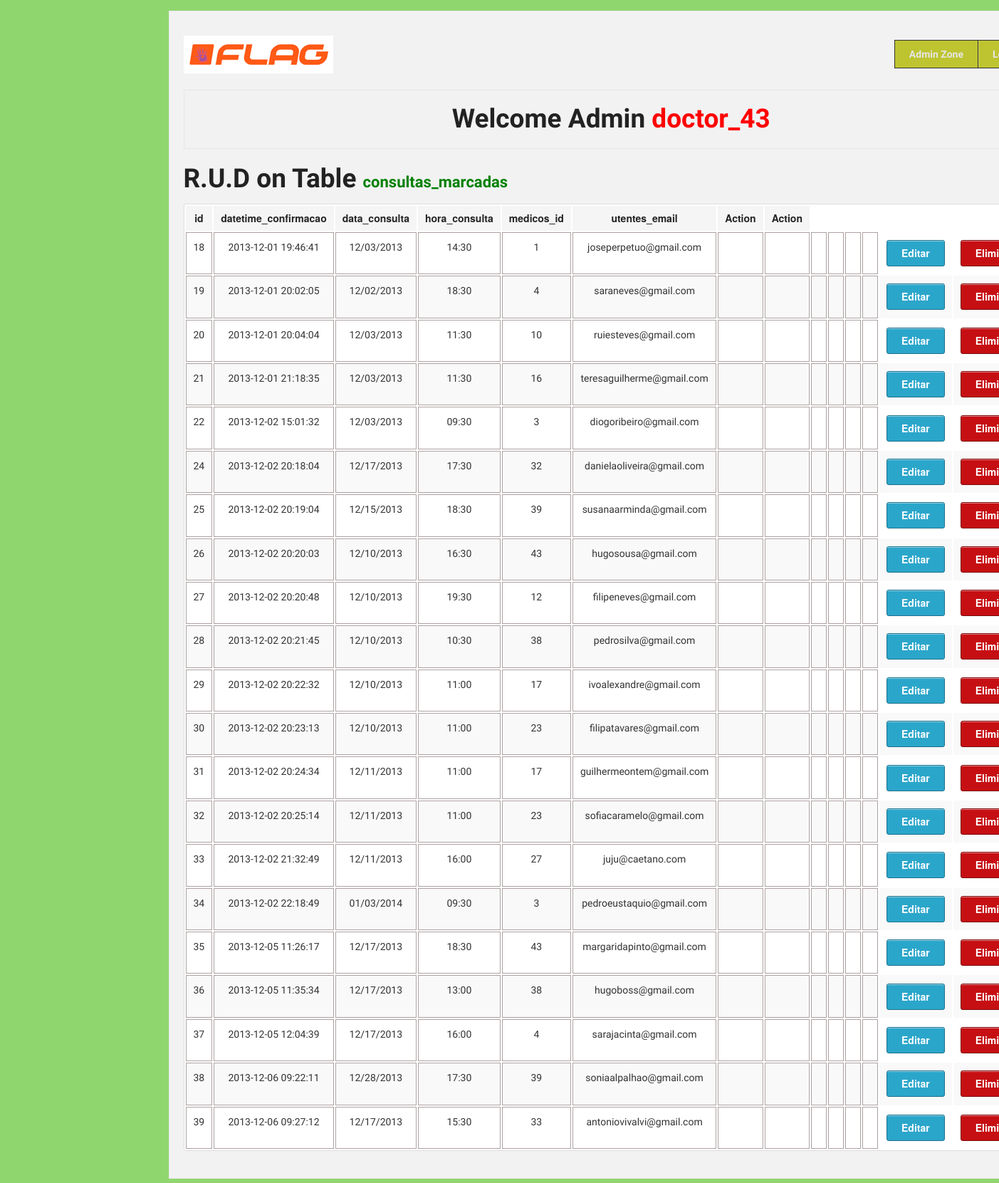
/Project_Clinica/admin/rud.php?t=consultas_marcadas (signed in), run on the app's committed database.
### tables this page shows
CREATE TABLE `consultas_marcadas` (
  `id` int(11) unsigned NOT NULL AUTO_INCREMENT,
  `datetime_confirmacao` datetime NOT NULL,
  `data_consulta` varchar(10) NOT NULL,
  `hora_consulta` varchar(10) NOT NULL,
  `medicos_id` int(10) unsigned NOT NULL,
  `utentes_email` varchar(255) NOT NULL,
  PRIMARY KEY (`id`),
  KEY `fk_consultas_com_marcacao_confirmada_a_realizar_medicos1_idx` (`medicos_id`),
  KEY `fk_consultas_com_marcacao_confirmada_a_realizar_utentes1_idx` (`utentes_email`),
  CONSTRAINT `fk_consultas_com_marcacao_confirmada_a_realizar_medicos1` FOREIGN KEY (`medicos_id`) REFERENCES `medicos` (`id`) ON DELETE CASCADE ON UPDATE CASCADE,
  CONSTRAINT `fk_consultas_com_marcacao_confirmada_a_realizar_utentes1` FOREIGN KEY (`utentes_email`) REFERENCES `utentes` (`email`) ON DELETE CASCADE ON UPDATE CASCADE
);

### Project_Clinica/admin/rud.php (the view, shortened to what this page needs)
<?php require '../MODEL/databaseConnection.php'; ?>
<!DOCTYPE html>
 <html class="no-js" lang="en">
<head>
  <link rel="stylesheet" href="../stylesheets/foundation.css">
  <link rel="stylesheet" href="../stylesheets/app.css">
</head>
<body>
  <div class="row">
    <div style="width:auto;" class="twelve columns">
      <div class="panel">
      <div class="row">
        <div class="three columns">
          <h1><a href="index.php"><img src="../images/banners_logos/logo.png" /></a></h1>
        </div>
        <div style="text-align: center;" class="nine columns">
          <ul class="nav-bar right">
           <li style="background-color: rgb(190, 196, 48);"><a style="font-weight: bold;" href="index.php">Admin Zone</a></li>
            <li style="background-color: rgb(190, 196, 48);"><a style="font-weight: bold;" href="logout.php">Logout</a></li>
          </ul>
        </div>
       </div>
       <div class="row">
        <div class="twelve columns">
          <div class="panel">
            <h2 style="text-align: center;">Welcome Admin <span style="color:red;"><?php echo $_SESSION['username']; ?></span></h2>
          </div>
            <h2 style="text-align: left;">R.U.D on Table <span style="font-size: 22px; color:green;"><?php echo $_GET['t']; ?></span></span></h2>
        </div>
      </div>
      <div class="row">
        <div style="text-align: center;" class="twelve columns">
                      <table class="twelve">
                                  <thead>
                                    <tr>
                <?php $sql = "describe " . $_GET['t'] ; ?>
                        <?php if ($result_set = $connection->query($sql)): ?>
                                <?php foreach ($result_set as $coluna): ?>
                                      <th style="text-align: center;"><?php echo $coluna[0]; ?></th>
                               <?php endforeach ?>
                       <?php endif ?>
                                    <th style="text-align: center;">Action</th>
                                    <th style="text-align: center;">Action</th>
                                    </tr>
                                  </thead>
                                          <tbody>
                      <?php
                          $count_fields = "SELECT COUNT(*)
                                            FROM INFORMATION_SCHEMA.COLUMNS
                                            WHERE TABLE_NAME = '" . $_GET['t']. "'";
                           $numero_de_campos = $connection->query($count_fields)->fetch();
                          $sql = 'SELECT * FROM ' . $_GET['t'];
                      ?>
                                    <?php if ($result_set = $connection->query($sql)): ?>
                                           <?php foreach ($result_set as $coluna): ?>
                                                  <tr>
                                                     <?php for ($celula=0; $celula < $numero_de_campos[0] ; $celula++): ?>
                                                            <td style="text-align: center; vertical-align: middle; border:1px solid #ADA1A1;"><p style="font-size:14px;"><?php echo $coluna[$celula]; ?></p></td>
                                                      <?php endfor; ?>
                                                    <td style="text-align: center; vertical-align: middle;">
                                                        <a class=" radius button" href="update.php?t=<?php echo $_GET['t']; ?>&pk=<?php echo $coluna[0]; ?>">Editar</a>
                                                     </td>
                                                      <td style="text-align: center; vertical-align: middle;">
                                                        <a class="alert radius button" href="delete.php?t=<?php echo $_GET['t']; ?>&pk=<?php echo $coluna[0]; ?>">Eliminar</a>
                                                      </td>
                                                  </tr>
                                           <?php endforeach ?>
                                    <?php endif ?>
                                          </tbody>
                          </table>
          </div>
        </div>
      </div>
    </div>
</div>
</body>
</html>

### Project_Clinica/stylesheets/app.css (style rules this page uses)
body { background: #90D66F; margin-top: 15px; }
p,h1,h2,h3,h4,h5,h6,li { font-family: 'Strait', sans-serif; }
p { font-size: 20px; }

### data on the page
consultas_marcadas: id "18", datetime_confirmacao "2013-12-01 19:46:41", data_consulta "12/03/2013", hora_consulta "14:30", medicos "1", utentes_email "joseperpetuo@gmail.com"
consultas_marcadas: id "19", datetime_confirmacao "2013-12-01 20:02:05", data_consulta "12/02/2013", hora_consulta "18:30", medicos "4", utentes_email "saraneves@gmail.com"
consultas_marcadas: id "20", datetime_confirmacao "2013-12-01 20:04:04", data_consulta "12/03/2013", hora_consulta "11:30", medicos "10", utentes_email "ruiesteves@gmail.com"
consultas_marcadas: id "21", datetime_confirmacao "2013-12-01 21:18:35", data_consulta "12/03/2013", hora_consulta "11:30", medicos "16", utentes_email "teresaguilherme@gmail.com"
consultas_marcadas: id "22", datetime_confirmacao "2013-12-02 15:01:32", data_consulta "12/03/2013", hora_consulta "09:30", medicos "3", utentes_email "diogoribeiro@gmail.com"
consultas_marcadas: id "24", datetime_confirmacao "2013-12-02 20:18:04", data_consulta "12/17/2013", hora_consulta "17:30", medicos "32", utentes_email "danielaoliveira@gmail.com"
consultas_marcadas: id "25", datetime_confirmacao "2013-12-02 20:19:04", data_consulta "12/15/2013", hora_consulta "18:30", medicos "39", utentes_email "susanaarminda@gmail.com"
consultas_marcadas: id "26", datetime_confirmacao "2013-12-02 20:20:03", data_consulta "12/10/2013", hora_consulta "16:30", medicos "43", utentes_email "hugosousa@gmail.com"
consultas_marcadas: id "27", datetime_confirmacao "2013-12-02 20:20:48", data_consulta "12/10/2013", hora_consulta "19:30", medicos "12", utentes_email "filipeneves@gmail.com"
consultas_marcadas: id "28", datetime_confirmacao "2013-12-02 20:21:45", data_consulta "12/10/2013", hora_consulta "10:30", medicos "38", utentes_email "pedrosilva@gmail.com"
consultas_marcadas: id "29", datetime_confirmacao "2013-12-02 20:22:32", data_consulta "12/10/2013", hora_consulta "11:00", medicos "17", utentes_email "ivoalexandre@gmail.com"
consultas_marcadas: id "30", datetime_confirmacao "2013-12-02 20:23:13", data_consulta "12/10/2013", hora_consulta "11:00", medicos "23", utentes_email "filipatavares@gmail.com"
consultas_marcadas: id "31", datetime_confirmacao "2013-12-02 20:24:34", data_consulta "12/11/2013", hora_consulta "11:00", medicos "17", utentes_email "guilhermeontem@gmail.com"
consultas_marcadas: id "32", datetime_confirmacao "2013-12-02 20:25:14", data_consulta "12/11/2013", hora_consulta "11:00", medicos "23", utentes_email "sofiacaramelo@gmail.com"
consultas_marcadas: id "33", datetime_confirmacao "2013-12-02 21:32:49", data_consulta "12/11/2013", hora_consulta "16:00", medicos "27", utentes_email "juju@caetano.com"
consultas_marcadas: id "34", datetime_confirmacao "2013-12-02 22:18:49", data_consulta "01/03/2014", hora_consulta "09:30", medicos "3", utentes_email "pedroeustaquio@gmail.com"
consultas_marcadas: id "35", datetime_confirmacao "2013-12-05 11:26:17", data_consulta "12/17/2013", hora_consulta "18:30", medicos "43", utentes_email "margaridapinto@gmail.com"
consultas_marcadas: id "36", datetime_confirmacao "2013-12-05 11:35:34", data_consulta "12/17/2013", hora_consulta "13:00", medicos "38", utentes_email "hugoboss@gmail.com"
consultas_marcadas: id "37", datetime_confirmacao "2013-12-05 12:04:39", data_consulta "12/17/2013", hora_consulta "16:00", medicos "4", utentes_email "sarajacinta@gmail.com"
consultas_marcadas: id "38", datetime_confirmacao "2013-12-06 09:22:11", data_consulta "12/28/2013", hora_consulta "17:30", medicos "39", utentes_email "soniaalpalhao@gmail.com"
consultas_marcadas: id "39", datetime_confirmacao "2013-12-06 09:27:12", data_consulta "12/17/2013", hora_consulta "15:30", medicos "33", utentes_email "antoniovivalvi@gmail.com"

### other printed values
$_SESSION['username'] "doctor_43"
$_GET['t'] "consultas_marcadas"
$coluna[0] "id"
$coluna[0] "datetime_confirmacao"
$coluna[0] "data_consulta"
$coluna[0] "hora_consulta"
$coluna[0] "medicos_id"
$coluna[0] "utentes_email"
